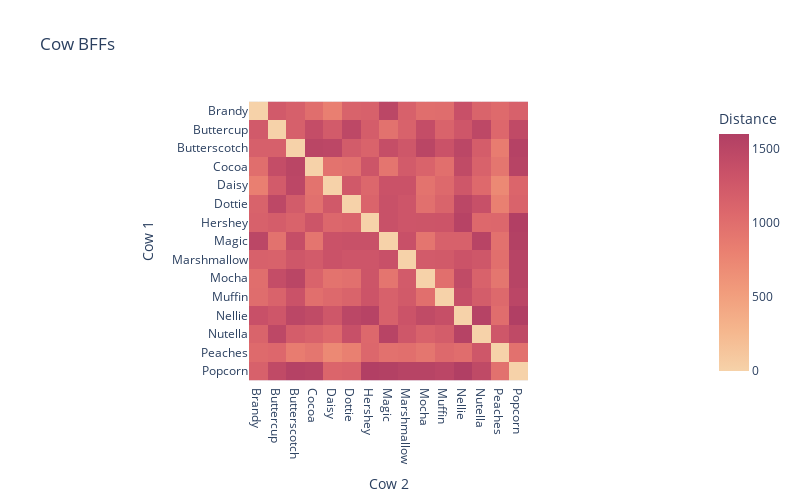

Notebook code cell kept with this figure:
### Markdown cell above
# Display Heatmap

### Code cell
pdf = df.toPandas()
pdf = pdf.pivot(index='cow1', columns='cow2', values='distance').fillna(0)

import plotly.express as px
fig = px.imshow(pdf, x=pdf.columns, y=pdf.index, labels=dict(x="Cow 2", y="Cow 1", color="Distance"), title="Cow BFFs", color_continuous_scale='redor')
px.imshow(pdf, x=pdf.columns, y=pdf.index, labels=dict(x="Cow 2", y="Cow 1", color="Distance"),)

fig.update_layout(width=800,height=500)
fig.show()

### Figure 1 — Plotly figure (JSON) as saved in the notebook; plotly's stock layout.template omitted (floating-point values rounded to 4 significant figures; data arrays with more than 128 entries replaced by an {"elided": "..."} marker saying what was removed)
{"data": [{"coloraxis": "coloraxis", "hovertemplate": "Cow 2: %{x}<br>Cow 1: %{y}<br>Distance: %{z}<extra></extra>", "name": "0", "type": "heatmap", "x": ["Brandy", "Buttercup", "Butterscotch", "Cocoa", "Daisy", "Dottie", "Hershey", "Magic", "Marshmallow", "Mocha", "Muffin", "Nellie", "Nutella", "Peaches", "Popcorn"], "xaxis": "x", "y": ["Brandy", "Buttercup", "Butterscotch", "Cocoa", "Daisy", "Dottie", "Hershey", "Magic", "Marshmallow", "Mocha", "Muffin", "Nellie", "Nutella", "Peaches", "Popcorn"], "yaxis": "y", "z": {"elided": "15x15 float values"}}], "layout": {"coloraxis": {"colorbar": {"title": {"text": "Distance"}}, "colorscale": [[0, "rgb(246, 210, 169)"], [0.1667, "rgb(245, 183, 142)"], [0.3333, "rgb(241, 156, 124)"], [0.5, "rgb(234, 129, 113)"], [0.6667, "rgb(221, 104, 108)"], [0.8333, "rgb(202, 82, 104)"], [1, "rgb(177, 63, 100)"]]}, "height": 500, "title": {"text": "Cow BFFs"}, "width": 800, "xaxis": {"anchor": "y", "constrain": "domain", "domain": [0, 1], "scaleanchor": "y", "title": {"text": "Cow 2"}}, "yaxis": {"anchor": "x", "autorange": "reversed", "constrain": "domain", "domain": [0, 1], "title": {"text": "Cow 1"}}}}
